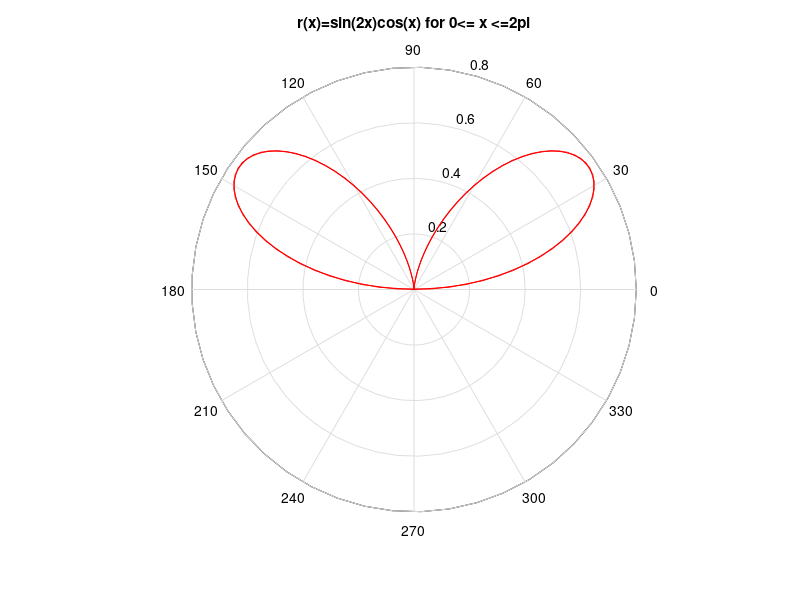

MATLAB code for this plot:
%Problem 3.5
%Create a polar plot of the function r(x)=sin(2x)cos(x) for 0<= x <=2pi

theta = linspace(0,2*pi);
r = sin(2*theta) .* cos(theta);

polar (theta,r, 'r-');
title ('r(x)=sin(2x)cos(x) for 0<= x <=2pi');
xlabel('x');
ylabel('y');
grid on;